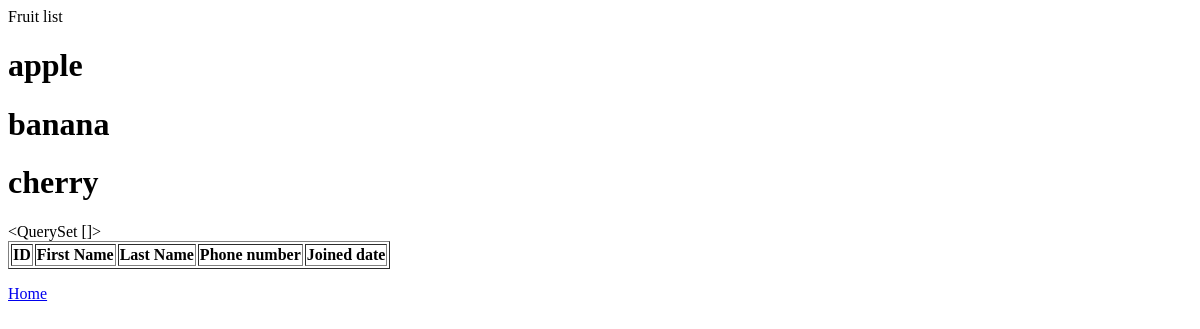
/test/, run on an earlier commit of the app's database.
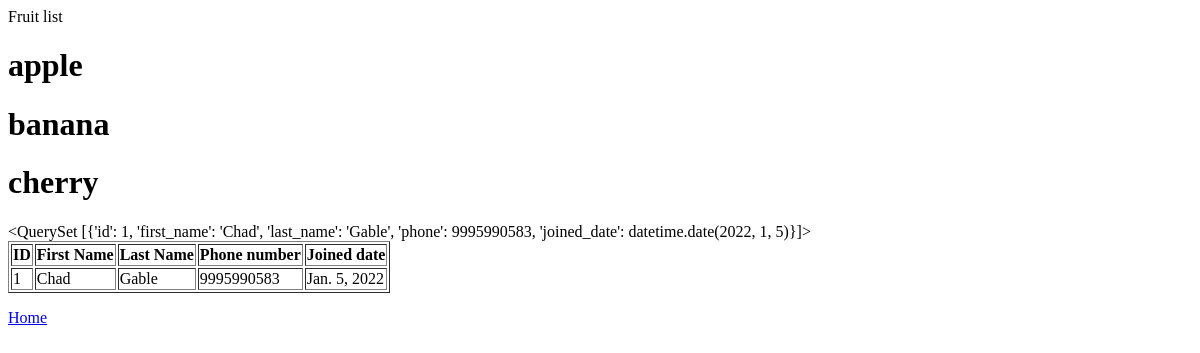
And on a later commit of the database.
### members/models.py (models this page shows, shortened)
class Member(models.Model):
    first_name = models.CharField(max_length=100)
    last_name = models.CharField(max_length=100)
    phone = models.IntegerField(null =True, blank=True)
    joined_date = models.DateField(null=True, blank=True)

### members/views.py (the view)
def test(request):
    template = loader.get_template("test.html")
    mydata = Member.objects.filter(first_name='Chad').values()
    context = {
        'fruits' : ['apple', 'banana', 'cherry'],
        'mymembers_list': mydata,
    }
    return HttpResponse(template.render(context, request))

### members/templates/test.html (shortened to what this page needs)
<!DOCTYPE html>
<html lang="en">
<head>
</head>
<body>
    {% block title %}
    Fruit list
    {% endblock %}
    {% for x in fruits%}
    <h1>{{ x }}</h1>
    {% endfor %}
    {% block content %}
    {{ mymembers_list }}
    {% endblock %}
    <table border="1">
        <tr>
            <th>ID</th>
            <th>First Name</th>
            <th>Last Name</th>
            <th>Phone  number</th>
            <th>Joined date</th>
            {% for x in mymembers_list %}
            <tr>
                <td>{{ x.id }}</td>
                <td>{{ x.first_name }}</td>
                <td>{{ x.last_name }}</td>
                <td>{{ x.phone }}</td>
                <td>{{ x.joined_date }}</td>
            </tr>
            {% endfor %}
    </table>
    <p>
        <a href="/">Home</a>
    </p>
</body>
</html>

What changed in the data, as far as the page shows it:
added Member: id "1", first_name "Chad", last_name "Gable", phone "9995990583", joined_date "Jan. 5, 2022"
Also different on the page:
{{ mymembers_list }}: "<QuerySet []>" → "<QuerySet [{'id': 1, 'first_name': 'Chad', 'last_name': 'Gable', 'phone': 9995990583, 'joined_date': datetime.date(2022, 1, 5)}]>"
